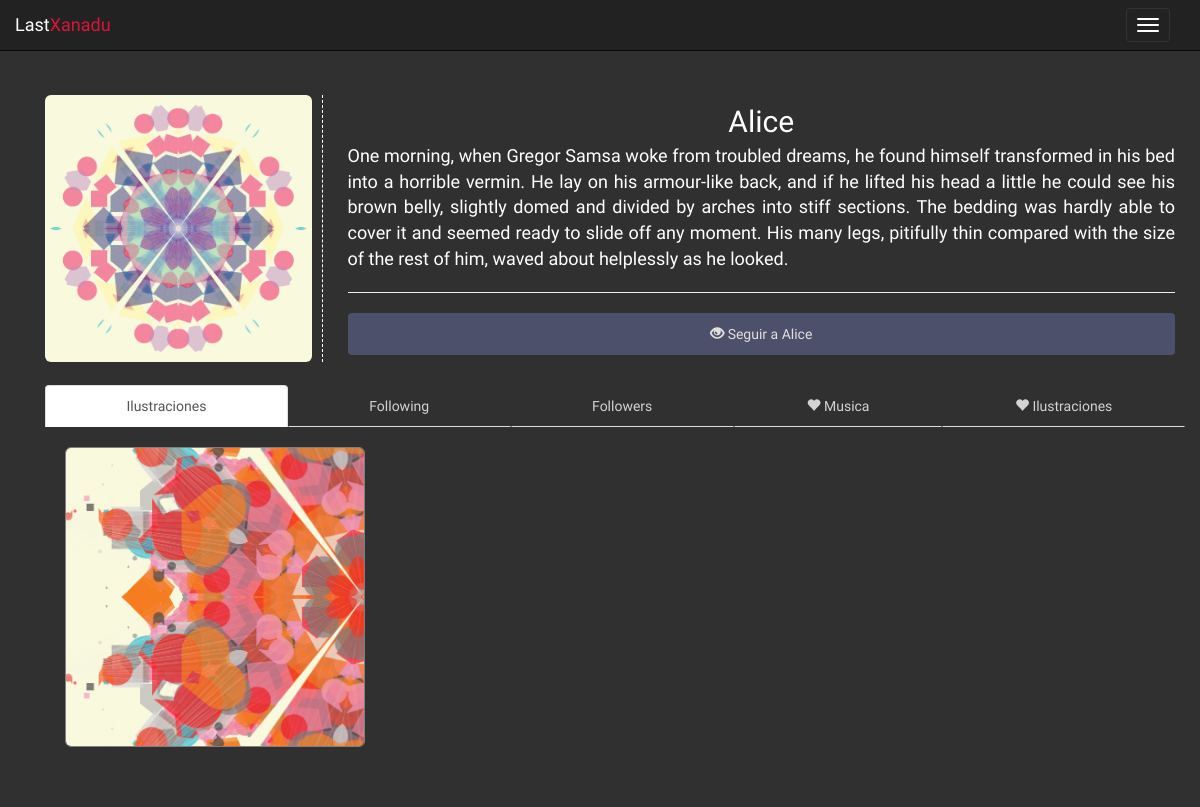
/user.php?id=10, run on an earlier commit of the app's database.
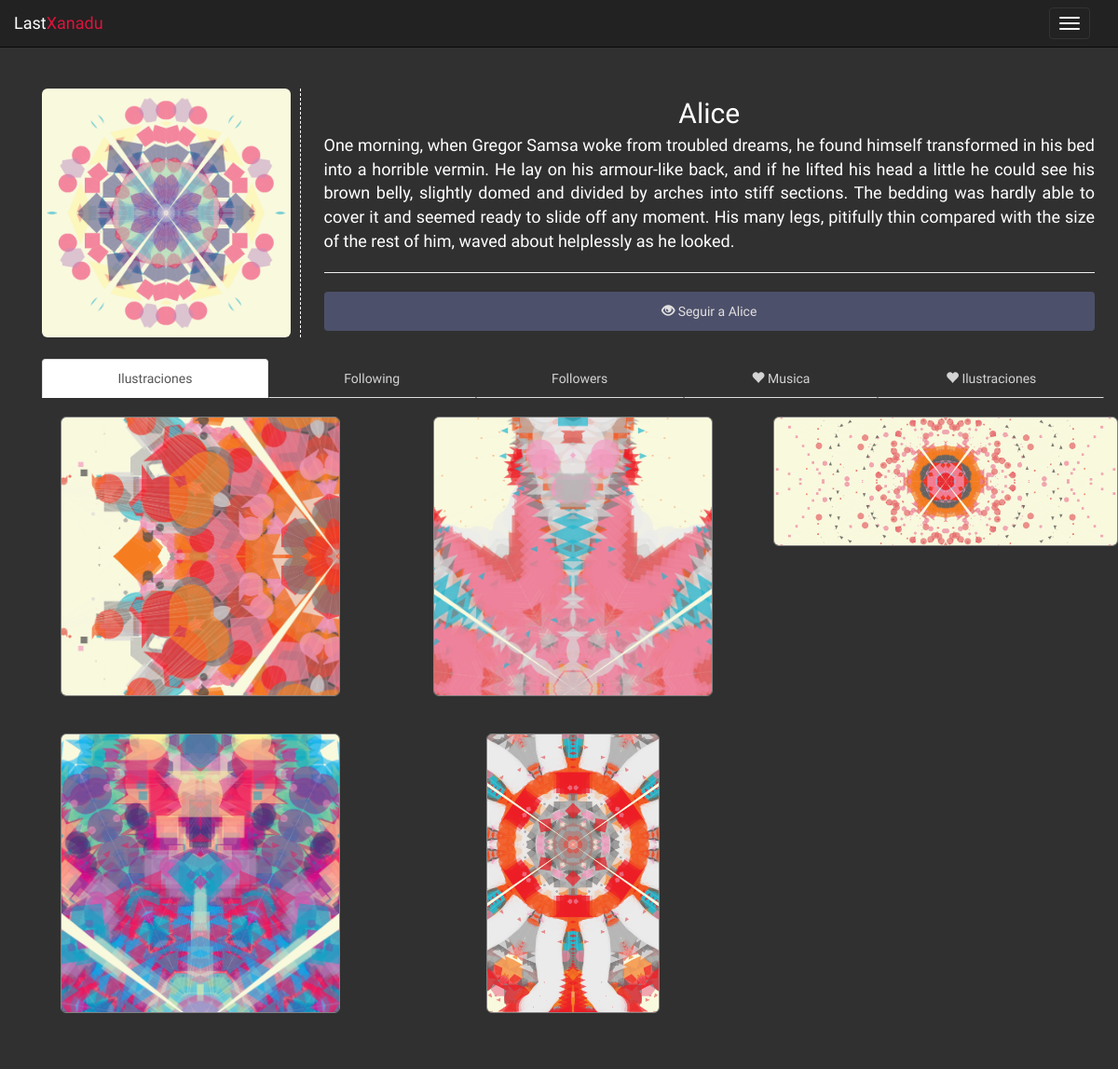
And on a later commit of the database.
### tables this page shows
CREATE TABLE IF NOT EXISTS `posts` (
  `post_id` int(11) NOT NULL AUTO_INCREMENT,
  `post_type` enum('Song','Picture') NOT NULL,
  `post_owner` int(11) NOT NULL,
  `post_title` varchar(40) NOT NULL,
  `post_description` varchar(500) NOT NULL,
  `post_tags` varchar(255) NOT NULL,
  `post_song` varchar(255) NOT NULL,
  `post_illust` varchar(255) NOT NULL,
  `post_views` int(11) NOT NULL,
  `post_favourites` int(11) NOT NULL,
  `post_flags` int(11) NOT NULL,
  `post_date` timestamp NOT NULL DEFAULT CURRENT_TIMESTAMP,
  PRIMARY KEY (`post_id`),
  KEY `emisor` (`post_owner`),
  KEY `receptor` (`post_title`)
);

### includes/functions.php (called while the page is built, shortened)
<?php
function get_user_from_id($mysqli, $id){
	$query = "SELECT * FROM users WHERE user_id='$id'";
	$resultado = $mysqli->query($query) or die ($mysqli->error. " en la línea ".(__LINE__-1));
	$stuff = $resultado->fetch_assoc();
	return $stuff;
}
?>

### user.php (the view, shortened to what the changed rows need)
<?php
require('includes/db.php');
?>
<!DOCTYPE html>
<html lang="es">
<head>
	<?php require "includes/head.php"; ?>
	<link rel="stylesheet" type="text/css" href="css/profile-view.css">
	<link rel="stylesheet" type="text/css" href="css/timeline.css">
	<link rel="stylesheet" type="text/css" href="css/buttons.css">
</head>
<body>
	<?php require "includes/functions.php"; ?>
	<div class="container">
		<?php
		if (!isset($_GET['id'])) {
			echo '
			<div class="row section something-bad">
				<p> No se ha introducido ningún usuario </p>
			</div>
			';
		} else {
			$secure_id = mysqli_real_escape_string($mysqli,stripslashes( $_GET['id']));
			$the_user = get_user_from_id($mysqli, $secure_id);
			if (is_null($the_user)) {
				echo '
				<div class="row section something-bad">
					<h3>Usuario no encontrado!</h3><br>
					<h4>No existe ningun usuario con ese ID</h4>
				</div>
				';
			} else {
				echo '
				<div class="container">
					<div class="row section">
						<div class="col-md-3 col-sm-4 col-xs-2 media-left">
							<div class="aling-img">
								<img alt="Imagen de Usuario" id="user-pic" class="img-responsive img-rounded" src="'.$the_user["user_avatar"].'">
							</div>
						</div>
						<div class="col-md-9 col-sm-8 col-xs-10">
							<div class="media-body">
								<h2 class="media-heading"> '.$the_user["user_name"].' </h2>
								<p class="description-p">	'.$the_user["user_description"].' </p>
								<hr>';
								if (!isset($_SESSION['user_id'])) {
									echo '
									<a class="btn btn-follow" href="follow.php?id='.$the_user["user_id"].'"> <span class="glyphicon glyphicon-eye-open"></span>  Seguir a '.$the_user["user_name"].'</a><br>
									';
								}
								echo '
							</div>
						</div>
					</div>
					<div class="row section">
						<div class="col-lg-12">
							<ul class="nav nav-tabs nav-justified">';
								$active_illust = "";
								$active_music = "";
								$active_following= "";
								if ($the_user["user_type"] == 'Admin') {
									echo '
									<li class="active"><a data-toggle="tab" href="#following">Following</a></li>
									<li><a data-toggle="tab" href="#followers">Followers</a></li>
									';
									$active_following= "in active";
								} else {
									if ($the_user["user_type"] == "Illustrator") {
										$active_illust = "in active";
										$active_music = "";
									}
								}
								echo '
								<li><a data-toggle="tab" href="#fav-music"><span class="glyphicon glyphicon-heart"></span> Musica</a></li>
								<li><a data-toggle="tab" href="#fav-illust"><span class="glyphicon glyphicon-heart"></span> Ilustraciones</a></li>
							</ul>
							<div class="tab-content">
								<div id="music" class="tab-pane fade '.$active_music.' user-posts">
									<div class="row activity">';
										$id = $the_user['user_id'];
										$songs = "SELECT * FROM posts WHERE post_owner='$id' ORDER BY post_date";
										$resultado = $mysqli->query($songs) or die ($mysqli->error. " en la línea ".(__LINE__-1));
										$rows = mysqli_num_rows($resultado);
										if ($rows < 1) {
											echo '
											<div class="row section something-bad">
												<h3> Este usuario aun no ha subido nada </h3>
											</div>
											';
										} else {
											while ($post = $resultado->fetch_assoc()) {
												$user_data = get_user_from_id($mysqli, $post['post_owner']);
											}
										}
										echo '
									</div>
								</div>
								<div id="illust" class="tab-pane fade '.$active_illust.' user-posts">
									<div class="row activity illust-activity ">';
										$id = $the_user['user_id'];
										$illusts = "SELECT * FROM posts WHERE post_owner='$id' ORDER BY post_date";
										$pictures = $mysqli->query($illusts) or die ($mysqli->error. " en la línea ".(__LINE__-1));
										$rows = mysqli_num_rows($pictures);
										if ($rows < 1) {
											echo '
											<div class="row section something-bad">
												<h3> Este usuario aun no ha subido nada </h3>
											</div>
											';
										} else {
											$count = 0;
											while ($post = $pictures->fetch_assoc()) {
												$user_data = get_user_from_id($mysqli, $post['post_owner']);
												if ($count%3 == 0) {
													echo '<div class="row">';
												}
												echo '
												<div class="col-md-4">
													<div class="friend-illust miniatura">
														<img src="'.$post['post_illust'].'" alt="Avatar" class="image img-responsive img-rounded">
														<div class="middle">
															<div class="text">
																<h3><a href="illust.php?id='.$post['post_id'].'">'.$post['post_title'].'</a></h3>
																<h4><a href="user.php?id='.$user_data['user_id'].'">by '.$user_data['user_name'].'</a></h4>
															</div>
														</div>
													</div>
												</div>
												';
												$count += 1;
												if ($count%3 == 0) {
													echo '</div>';
												}
											}
											if ($count%3 != 0) {
												echo '</div>';
											}
										}
										echo '
									</div>
								</div>
								<div id="following" class="tab-pane fade '.$active_following.' user-posts">
									<div class="row">
										';
										echo'
									</div>
								</div>
								<div id="followers" class="tab-pane fade user-posts">
									<div class="row">
										';
										echo'
									</div>
								</div>
								<div id="fav-illust" class="tab-pane fade user-posts">
									<div class="row activity">';
										echo '
									</div>
								</div>
								<div id="fav-music" class="tab-pane fade user-posts">
									<div class="row activity">';
										echo '
									</div>
								</div>
							</div>
						</div>
					</div>
				</div>';
			}
		}
		?>
	</div>
</body>
</html>

What changed in the data, as far as the page shows it:
added posts: post_illust (picture)
added posts: post_illust (picture)
added posts: post_illust (picture)
added posts: post_illust (picture)
